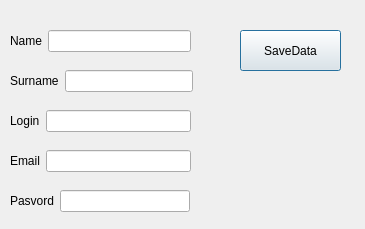
<?xml version="1.0" encoding="UTF-8"?>
<ui version="4.0">
 <class>adduser</class>
 <widget class="QDialog" name="adduser">
  <property name="geometry">
   <rect>
    <x>0</x>
    <y>0</y>
    <width>365</width>
    <height>229</height>
   </rect>
  </property>
  <property name="windowTitle">
   <string>Dialog</string>
  </property>
  <widget class="QPushButton" name="SaveData">
   <property name="geometry">
    <rect>
     <x>240</x>
     <y>30</y>
     <width>101</width>
     <height>41</height>
    </rect>
   </property>
   <property name="text">
    <string>SaveData</string>
   </property>
  </widget>
  <widget class="QWidget" name="">
   <property name="geometry">
    <rect>
     <x>10</x>
     <y>30</y>
     <width>181</width>
     <height>22</height>
    </rect>
   </property>
   <layout class="QHBoxLayout" name="horizontalLayout">
    <item>
     <widget class="QLabel" name="label">
      <property name="text">
       <string>Name</string>
      </property>
     </widget>
    </item>
    <item>
     <widget class="QLineEdit" name="lineEdit"/>
    </item>
   </layout>
  </widget>
  <widget class="QWidget" name="">
   <property name="geometry">
    <rect>
     <x>10</x>
     <y>70</y>
     <width>183</width>
     <height>22</height>
    </rect>
   </property>
   <layout class="QHBoxLayout" name="horizontalLayout_2">
    <item>
     <widget class="QLabel" name="label_2">
      <property name="text">
       <string>Surname</string>
      </property>
     </widget>
    </item>
    <item>
     <widget class="QLineEdit" name="lineEdit_2"/>
    </item>
   </layout>
  </widget>
  <widget class="QWidget" name="">
   <property name="geometry">
    <rect>
     <x>10</x>
     <y>110</y>
     <width>181</width>
     <height>22</height>
    </rect>
   </property>
   <layout class="QHBoxLayout" name="horizontalLayout_3">
    <item>
     <widget class="QLabel" name="label_4">
      <property name="text">
       <string>Login</string>
      </property>
     </widget>
    </item>
    <item>
     <widget class="QLineEdit" name="lineEdit_3"/>
    </item>
   </layout>
  </widget>
  <widget class="QWidget" name="">
   <property name="geometry">
    <rect>
     <x>10</x>
     <y>150</y>
     <width>181</width>
     <height>22</height>
    </rect>
   </property>
   <layout class="QHBoxLayout" name="horizontalLayout_4">
    <item>
     <widget class="QLabel" name="label_3">
      <property name="text">
       <string>Email</string>
      </property>
     </widget>
    </item>
    <item>
     <widget class="QLineEdit" name="lineEdit_4"/>
    </item>
   </layout>
  </widget>
  <widget class="QWidget" name="">
   <property name="geometry">
    <rect>
     <x>10</x>
     <y>190</y>
     <width>180</width>
     <height>22</height>
    </rect>
   </property>
   <layout class="QHBoxLayout" name="horizontalLayout_5">
    <item>
     <widget class="QLabel" name="label_5">
      <property name="text">
       <string>Pasvord</string>
      </property>
     </widget>
    </item>
    <item>
     <widget class="QLineEdit" name="lineEdit_5"/>
    </item>
   </layout>
  </widget>
 </widget>
 <resources/>
 <connections/>
</ui>
